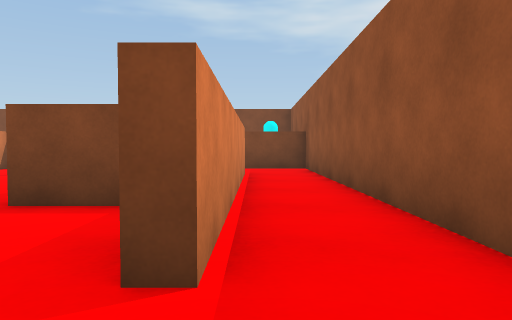
view 1 (above)

24 first-person views from a walk through a scene from a Unity 3-D project. The camera is 0.55 m above the floor, tilts 2° down and sees 70° across. The floor is counted in squares, 1 m on a side. Each view is taken from the middle of a square. On the plan, view 1 faces up. The plan holds only what a view shows up to about 10 squares ahead; the rest is blank.

view 2
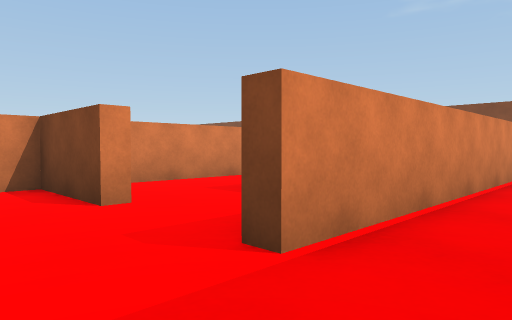

view 3
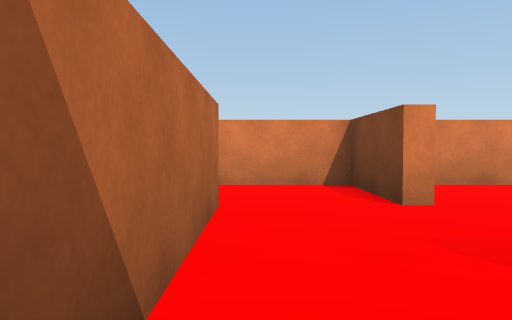

view 4
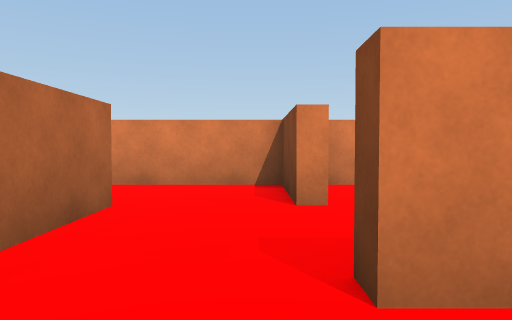

view 5
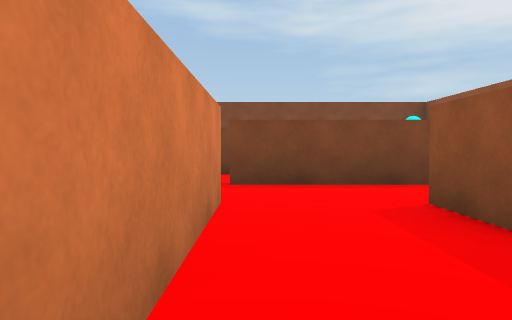

view 6
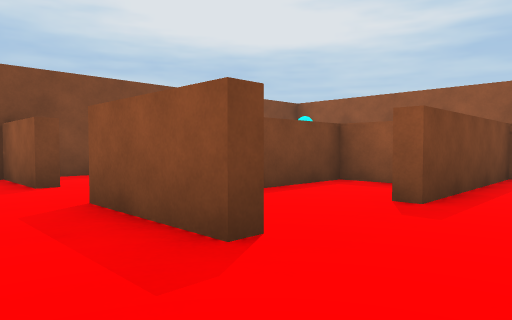

view 7
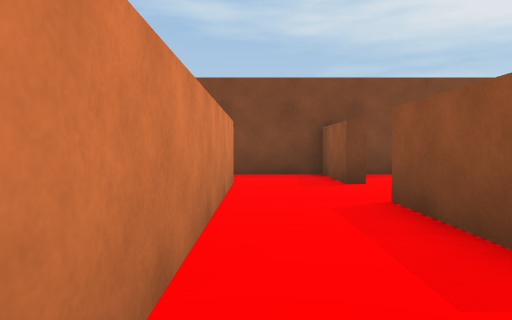

view 8
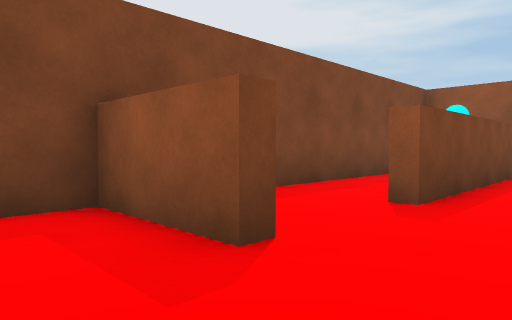

view 9
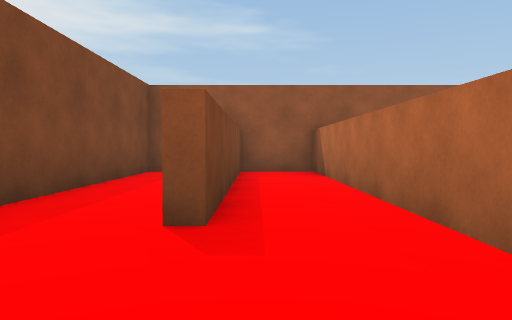

view 10
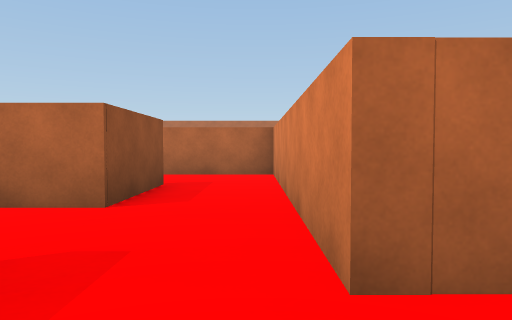

view 11
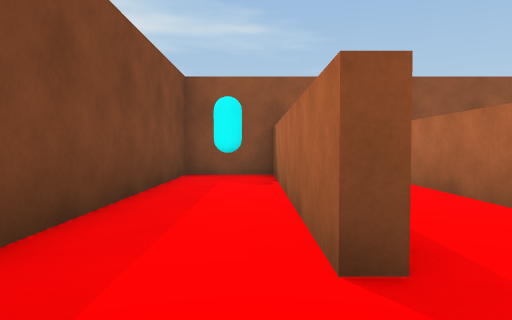

view 12
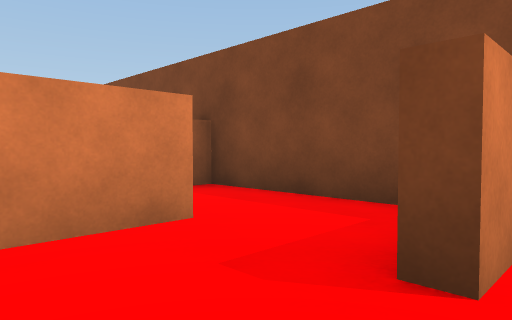

view 13
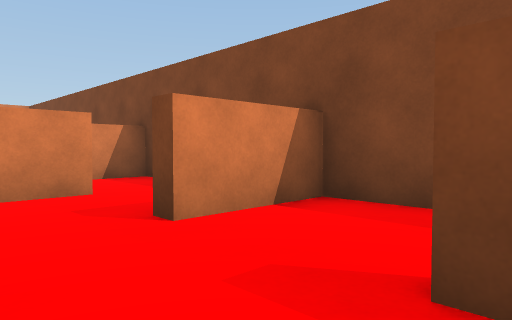

view 14
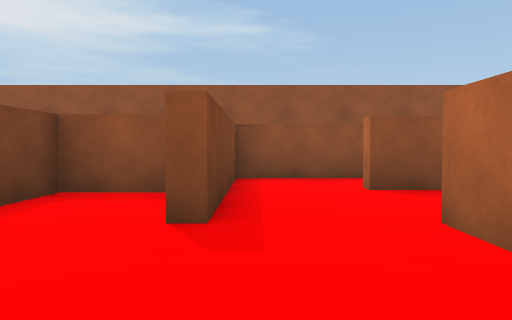

view 15
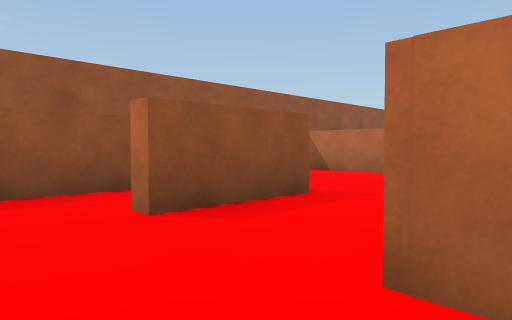

view 16
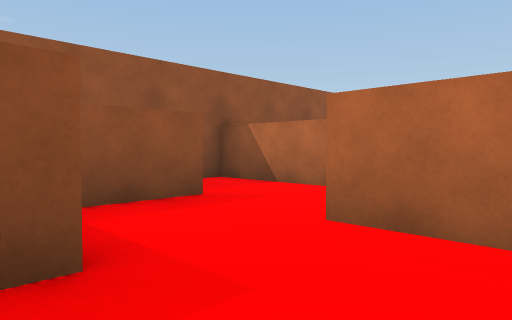

view 17
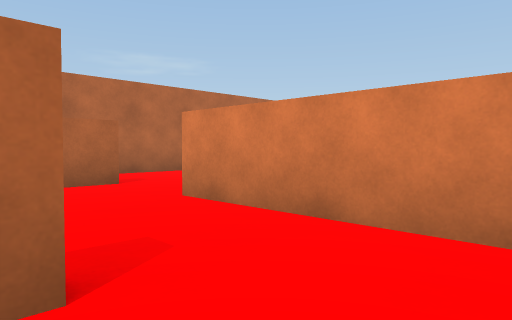

view 18
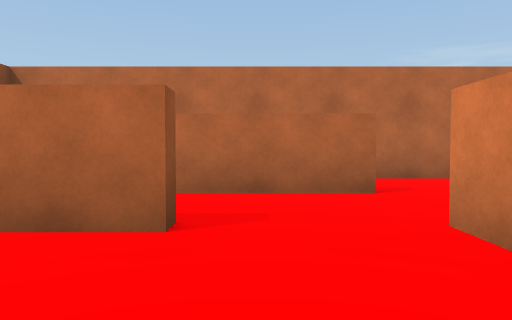

view 19
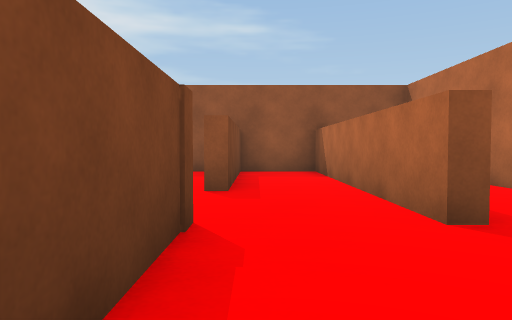

view 20
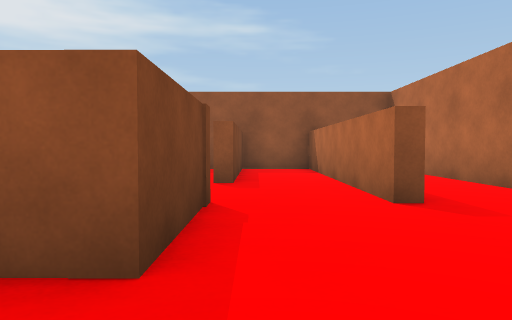

view 21
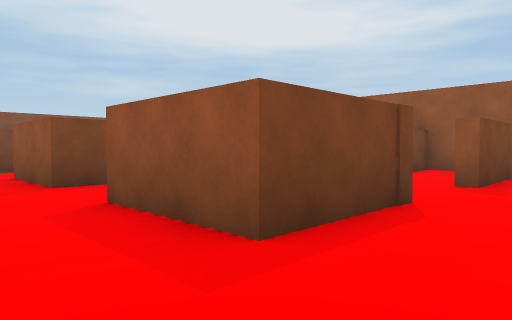

view 22
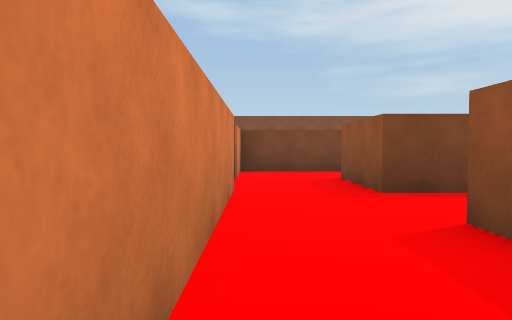

view 23
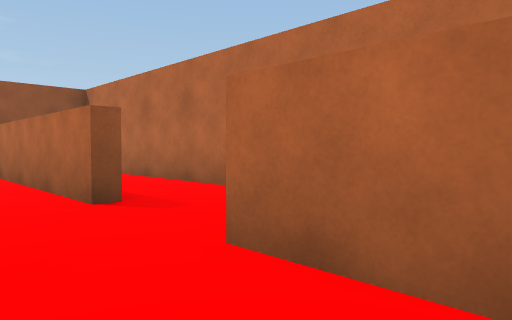

view 24
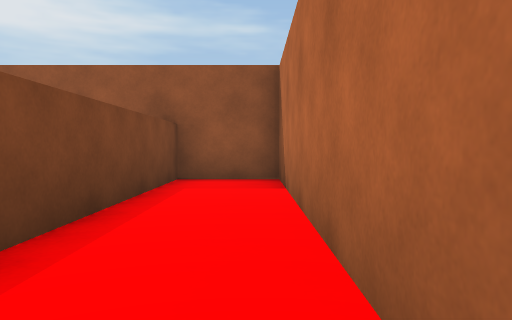

### Floor plan
Ten units are one square. View 1 is at (0, 0); x grows to the right and y downward. Boxes are objects, and circles mark ways between rooms. Rooms are numbered by the first view taken in them; rooms with no view inside come last. Other rooms are left out.
<svg viewBox="-108 -140 128 209">
<path fill="none" stroke="#000" d="M-12 -34 -23 -34M-24 -14 -43 -14 -43 6M13 -18 13 -74M-25 3 13 3 13 -1M-2 -71 -2 -14 -5 -14 -5 -29M-23 -34 -23 -56M-43 -57 -43 -20M-36 -17 -24 -17M-15 -73 -45 -73M-62 -76 -68 -76M-45 -73 -45 -78M-83 -75 -83 -57 -43 -57M-26 -80 -26 -94 -48 -94M-90 -117 -83 -117 -83 -75M-65 -114 -65 -134 -103 -134 -103 -124M-63 -113 -68 -113M-65 -75 -65 -98M-68 -97 13 -97 13 -113 -45 -113 -45 -117 13 -117 13 -134 -63 -134 -63 -113M-54 -14 -65 -14 -65 -36M-43 6 -43 25 -65 25 -65 4M-83 -15 -83 26M-79 44 -64 44M-45 48 -45 44 13 44 13 26M-60 -54 -83 -54 -83 -38M-1 25 -23 25 -23 23 -12 23M13 20 13 7 4 7M-70 64 13 64 13 47 -31 47M-5 -48 -5 -73 -15 -73"/>
<rect x="-5" y="-135" width="20" height="20" fill="#bbb"><title>cyan capsule</title></rect>
<circle cx="-30" cy="-20" r="3" fill="#2a7"/>
<circle cx="-35" cy="10" r="3" fill="#2a7"/>
<circle cx="-50" cy="-60" r="3" fill="#2a7"/>
<circle cx="-20" cy="-60" r="3" fill="#2a7"/>
<circle cx="-80" cy="-85" r="3" fill="#2a7"/>
<circle cx="-70" cy="-105" r="3" fill="#2a7"/>
<circle cx="-55" cy="50" r="3" fill="#2a7"/>
<text x="-10" y="-20">1</text>
<text x="-30" y="-40">2</text>
<text x="-60" y="-70">3</text>
<text x="-80" y="-110">4</text>
<text x="-30" y="-120">5</text>
<text x="-60" y="0">6</text>
<text x="-40" y="60">7</text>
<text x="-10" y="-50">8</text>
</svg>
Room 1 opens to room 2. Room 1 opens to room 6. Room 2 opens to room 3. Room 2 opens to room 8. Room 3 opens to room 4. Room 4 opens to room 5. Room 6 opens to room 7.

Where each view was taken, in squares from view 1:
view 1: 0 up, 0 right, facing up
view 2: 0 up, 1 right, facing up-left
view 3: 0 up, 1 right, facing left
view 4: 1 up, 1 right, facing left
view 5: 2 up, 4 left, facing up
view 6: 6 up, 8 left, facing up-right
view 7: 6 up, 8 left, facing up
view 8: 10 up, 8 left, facing up-right
view 9: 11 up, 7 left, facing right
view 10: 13 up, 8 left, facing down
view 11: 12 up, 6 left, facing right
view 12: 10 up, 6 left, facing up-left
view 13: 10 up, 4 left, facing up-left
view 14: 7 up, 7 left, facing right
view 15: 7 up, 5 left, facing down-right
view 16: 4 up, 4 left, facing down-right
view 17: 1 up, 2 left, facing down-left
view 18: 0 up, 3 left, facing down
view 19: 3 down, 7 left, facing right
view 20: 3 down, 8 left, facing right
view 21: 4 down, 8 left, facing up-right
view 22: 3 down, 8 left, facing up
view 23: 3 down, 8 left, facing down-right
view 24: 6 down, 5 left, facing right
